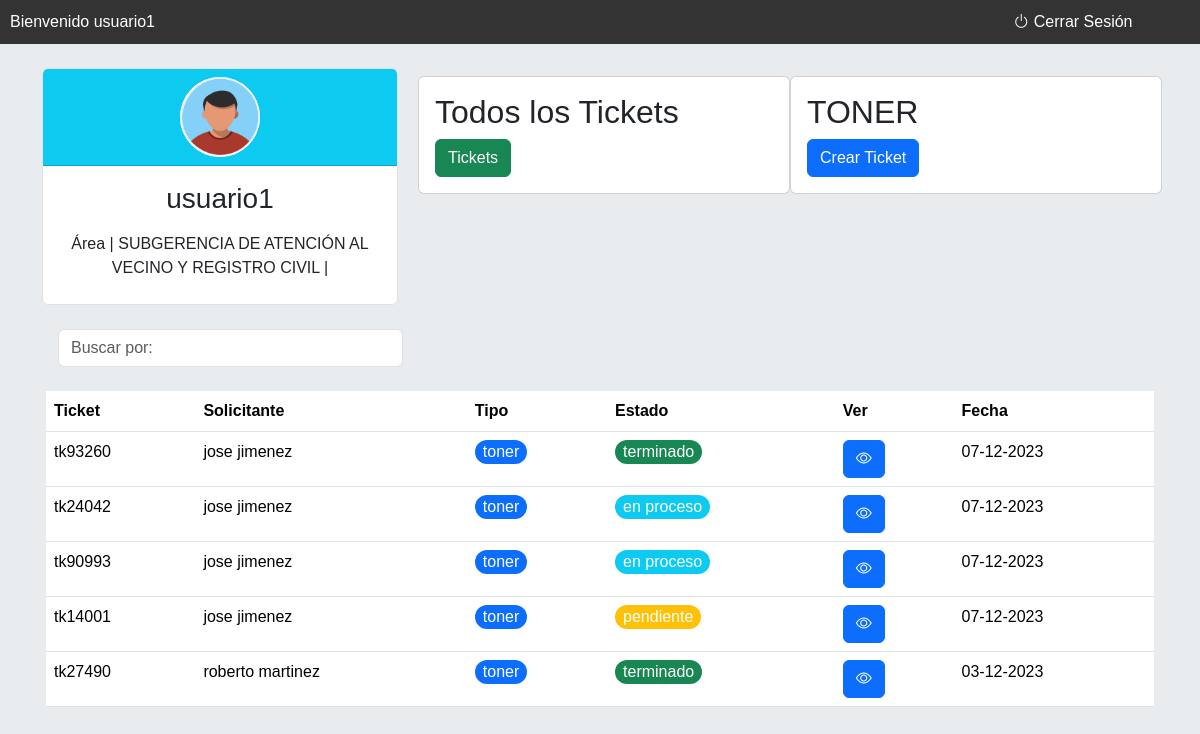
/pagina_usuario/tickets_toner.php (signed in), run on the app's committed database.
### tables this page shows
CREATE TABLE `area` (
  `id_area` int(11) NOT NULL,
  `descripcion` varchar(250) NOT NULL,
  `fecha_registro` date NOT NULL
);

CREATE TABLE `tickets` (
  `id_ticket` int(11) NOT NULL,
  `numero_ticket` varchar(250) NOT NULL,
  `id_usuario` int(50) NOT NULL,
  `nombre_solicitante` varchar(250) NOT NULL,
  `tipo_ticket` varchar(250) NOT NULL,
  `detalle_ticket` varchar(250) NOT NULL,
  `id_impresora` int(50) NOT NULL,
  `estado_ticket` varchar(250) NOT NULL,
  `fecha_ticket` datetime NOT NULL,
  `id_usuario_soporte` int(11) NOT NULL,
  `nombre_usuario_soporte` varchar(250) NOT NULL,
  `fecha_revision_soporte` datetime NOT NULL
);

### pagina_usuario/tickets_toner.php (the view, shortened to what this page needs)
<?php
$id_usuario = $_SESSION['id_usuario'];
$nombre_usuario = $_SESSION['nombre_usu'];
include ('../conexion/conexion.php');
$id_area = $_SESSION['id_area'];
$sqlArea = "SELECT id_area,descripcion FROM area WHERE id_area=$id_area";
$resultArea = $conn->query($sqlArea);
if ($rowArea = $resultArea->fetch_assoc()) {
 $areaUsuario = $rowArea['descripcion'] ;
}
?>
<!DOCTYPE html>
<html lang="en">
<head>
    <link href="https://cdn.jsdelivr.net/npm/bootstrap@5.3.2/dist/css/bootstrap.min.css" rel="stylesheet">
    <link rel="stylesheet" href="https://cdn.jsdelivr.net/npm/bootstrap-icons@1.11.2/font/bootstrap-icons.min.css">
</head>
<body class="bg-body-secondary">
<div class="seccion-menu">
    <div class="row">
        <div class="col-lg-10 col-md-10 col-sm-8 col-8">
            Bienvenido <?php echo $nombre_usuario; ?>
        </div>
        <div class="col-lg-2 col-md-2 col-sm-4 col-4">
            <a type="button" class="cerrar-sesion" data-bs-toggle="modal" data-bs-target="#ModalCerrarsesion">
            <i class="bi bi-power"></i> Cerrar Sesión
            </a>
        </div>
    </div>
</div>
<div class="container ">
    <div class="row pt-4">
        <div class="col-md-4 col-sm-12">
            <div class="card border">
                <div class="card-header bg-info text-center">
                    <div class="rounded-circle overflow-hidden mx-auto" style="width: 80px; height: 80px; background-color: white;">
                        <img src="../images/user-image.png" alt="Imagen del usuario" class="w-100 h-100 object-fit-cover">
                    </div>
                </div>
                <div class="card-body">
                    <div class="row">
                        <h3 class="text-center"><?php echo $nombre_usuario ?></h3>
                    </div>
                    <div class="row pt-2 pb-2">
                        <label class="text-center"><?php echo 'Área | ' . $areaUsuario ?> | </label>
                    </div>
                </div>
            </div>
        </div>
        <div class="col-md-8 col-sm-12">
                <div class="row px-2 pt-2">
                    <div class="col-md-6 col-sm-12 p-3 card ">
                        <div class="row">
                            <h2>Todos los Tickets</h2>
                        </div>
                        <div class="row">
                            <div class="col-6">
                                <a href="./inicio.php" class="btn btn-success">Tickets</a>
                            </div>
                        </div>
                    </div>
                    <div class="col-md-6 col-sm-12 p-3 card">
                    <div class="row">
                        <h2>TONER</h2>
                        </div>
                        <div class="row">
                            <div class="col-6">
                            <button type="button" class="btn btn-primary" data-bs-toggle="modal" data-bs-target="#modalToner">
                                Crear Ticket
                                </button>
                            </div>
                        </div>
                    </div>
                </div>
        </div>
    </div>
    <div class="seccion_soporte row pt-2 p-3">
            <div class="container">
                <div class="row pt-3">
                    <div class="col-md-4 col-sm-12">
                        <form action="#" method="get">
                            <div class="">
                                <input class="form-control" id="system-search" name="q" placeholder="Buscar por: " required>
                                <span class="input-group-btn">
                                    <button type="submit" class="btn btn-default"><i class="glyphicon glyphicon-search"></i></button>
                                </span>
                            </div>
                        </form>
                    </div>
                </div>
            </div>
    <?php
        $tipo = 'toner';
        include ('../conexion/conexion.php');
        $stm = $conn->prepare("SELECT id_ticket, numero_ticket, nombre_solicitante, tipo_ticket, detalle_ticket,id_impresora, estado_ticket, fecha_ticket FROM tickets WHERE id_usuario = ? and tipo_ticket = ? ORDER BY fecha_ticket DESC");
        $stm->bind_param("ss", $id_usuario, $tipo);
        $stm->execute();
        $resultado = $stm->get_result();
        ?>
        <table class="table table-list-search">
            <thead>
                <tr>
                    <th>Ticket</th>
                    <th class="d-none d-md-table-cell">Solicitante</th>
                    <th class="d-none d-md-table-cell">Tipo</th>
                    <th>Estado</th>
                    <th>Ver</th>
                    <th>Fecha</th>
                </tr>
            </thead>
            <tbody>
                <?php while ($row = $resultado->fetch_assoc()) : ?>
                    <tr>
                        <td><?php echo $row['numero_ticket']; ?></td>
                        <td class="d-none d-md-table-cell"><?php echo $row['nombre_solicitante']; ?></td>
                        <td class="d-none d-md-table-cell">
                        <?php
                        if($row['tipo_ticket'] == 'soporte'){
                            echo '<label for="" class="bg-secondary px-2 rounded-pill text-white">'. $row['tipo_ticket'] . '</label>';
                         }
                         elseif($row['tipo_ticket'] == 'toner'){
                            echo '<label for="" class="bg-primary px-2 rounded-pill text-white">'. $row['tipo_ticket'] . '</label>';
                         }
                         ?>
                        </td>
                        <td >
                        <?php
                         if($row['estado_ticket'] == 'pendiente'){
                            echo '<label for="" class="bg-warning px-2 rounded-pill text-white">'. $row['estado_ticket'] . '</label>';
                         }
                         elseif($row['estado_ticket'] == 'en proceso'){
                            echo '<label for="" class="bg-info px-2 rounded-pill text-white">'. $row['estado_ticket'] . '</label>';
                         }
                         elseif($row['estado_ticket'] == 'terminado'){
                            echo '<label for="" class="bg-success px-2 rounded-pill text-white">'. $row['estado_ticket'] . '</label>';
                         }
                         ?>
                        </td>
                        <td>
                            <button type="button" class="btn btn-primary" data-bs-toggle="modal" data-bs-target="#modalVer<?php echo $row['id_ticket']; ?>">
                            <i class="bi bi-eye"></i>
                            </button>
                        </td>
                        <td>
                        <?php
                            $fecha_ticket = $row['fecha_ticket'];
                            $fecha_formateada = date("d-m-Y", strtotime($fecha_ticket));
                            echo "$fecha_formateada";
                            ?>
                        </td>
                    </tr>
                <?php endwhile; ?>
            </tbody>
        </table>
    </div>
</div>
</body>
</html>

### pagina_usuario/tickets_toner.php (style rules this page uses)
body { font-family: 'Poppins', sans-serif; margin: 0; padding: 0; overflow-x: hidden; background-color: #f0f0f0; }
.seccion-menu { background-color: #333; color: #fff; padding: 10px; }
.cerrar-sesion { color: #fff; text-decoration: none; }

### data on the page
area: descripcion "SUBGERENCIA DE ATENCIÓN AL VECINO Y REGISTRO CIVIL"
tickets: numero_ticket "tk93260", nombre_solicitante "jose jimenez", tipo_ticket "toner", estado_ticket "terminado", fecha_ticket "07-12-2023"
tickets: numero_ticket "tk24042", nombre_solicitante "jose jimenez", tipo_ticket "toner", estado_ticket "en proceso", fecha_ticket "07-12-2023"
tickets: numero_ticket "tk90993", nombre_solicitante "jose jimenez", tipo_ticket "toner", estado_ticket "en proceso", fecha_ticket "07-12-2023"
tickets: numero_ticket "tk14001", nombre_solicitante "jose jimenez", tipo_ticket "toner", estado_ticket "pendiente", fecha_ticket "07-12-2023"
tickets: numero_ticket "tk27490", nombre_solicitante "roberto martinez", tipo_ticket "toner", estado_ticket "terminado", fecha_ticket "03-12-2023"

### other printed values
$nombre_usuario "usuario1"
